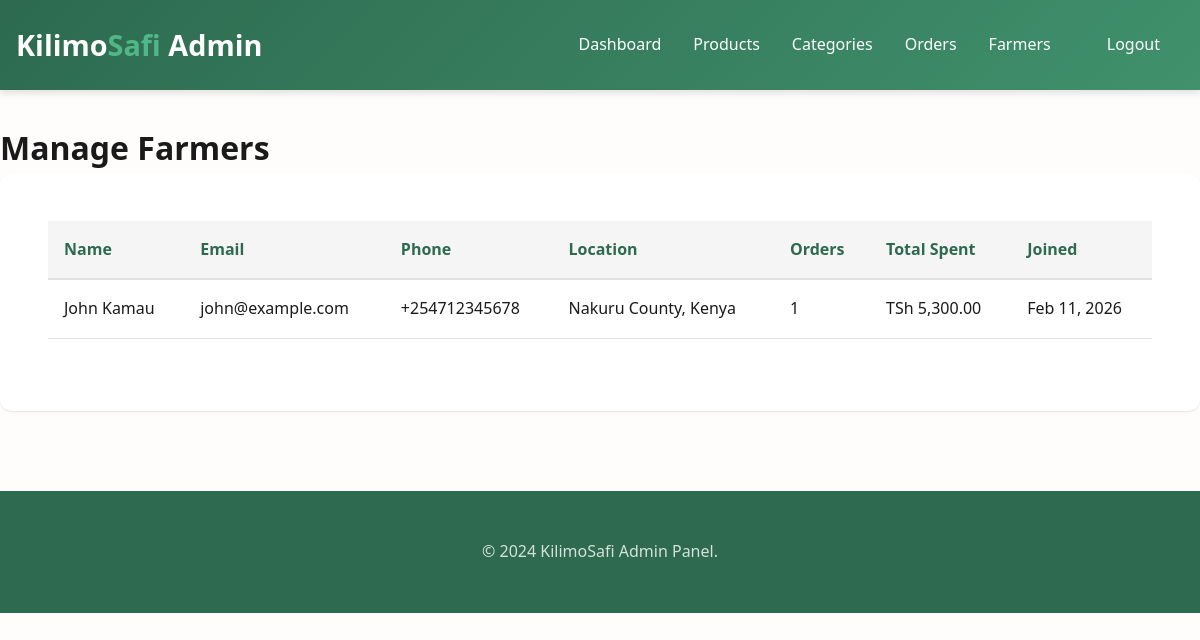
The app's page /admin/farmers.php (signed in) with its own data.
### tables this page shows
CREATE TABLE users (
    id INT PRIMARY KEY AUTO_INCREMENT,
    username VARCHAR(50) UNIQUE NOT NULL,
    email VARCHAR(100) UNIQUE NOT NULL,
    password VARCHAR(255) NOT NULL,
    full_name VARCHAR(100) NOT NULL,
    phone VARCHAR(20),
    address TEXT,
    role ENUM('farmer', 'admin') DEFAULT 'farmer',
    profile_image VARCHAR(255),
    last_login TIMESTAMP NULL,
    created_at TIMESTAMP DEFAULT CURRENT_TIMESTAMP,
    updated_at TIMESTAMP DEFAULT CURRENT_TIMESTAMP ON UPDATE CURRENT_TIMESTAMP,
    INDEX idx_role (role),
    INDEX idx_username (username),
    INDEX idx_email (email)
);

### includes/functions.php (called while the page is built, shortened)
<?php
function format_price($price) {
    return 'TSh ' . number_format($price, 2);
}
?>

### admin/farmers.php (the view, shortened to what this page needs)
<?php
require_once '../includes/db.php';
require_once '../includes/functions.php';
$stmt = $pdo->query("
    SELECT u.*,
           COUNT(DISTINCT o.id) as total_orders,
           COALESCE(SUM(o.total_amount), 0) as total_spent
    FROM users u
    LEFT JOIN orders o ON u.id = o.user_id AND o.status = 'completed'
    WHERE u.role = 'farmer'
    GROUP BY u.id
    ORDER BY u.created_at DESC
");
$farmers = $stmt->fetchAll();
?>
<!DOCTYPE html>
<html lang="en">
<head>
    <link rel="stylesheet" href="../assets/css/main.css">
</head>
<body>
    <header>
        <div class="container">
            <nav>
                <a href="../index.php" class="logo">Kilimo<span>Safi</span> Admin</a>
                <div class="nav-links">
                    <a href="dashboard.php">Dashboard</a>
                    <a href="products.php">Products</a>
                    <a href="categories.php">Categories</a>
                    <a href="orders.php">Orders</a>
                    <a href="farmers.php">Farmers</a>
                    <a href="../api/logout.php" class="btn btn-outline">Logout</a>
                </div>
            </nav>
        </div>
    </header>
    <main class="container" style="padding: var(--spacing-xl) 0;">
        <h1>Manage Farmers</h1>
        <?php if (!empty($farmers)): ?>
            <div class="card">
                <div class="card-body" style="overflow-x: auto;">
                    <table>
                        <thead>
                            <tr>
                                <th>Name</th>
                                <th>Email</th>
                                <th>Phone</th>
                                <th>Location</th>
                                <th>Orders</th>
                                <th>Total Spent</th>
                                <th>Joined</th>
                            </tr>
                        </thead>
                        <tbody>
                            <?php foreach ($farmers as $farmer): ?>
                                <tr>
                                    <td><?= htmlspecialchars($farmer['full_name']) ?></td>
                                    <td><?= htmlspecialchars($farmer['email']) ?></td>
                                    <td><?= htmlspecialchars($farmer['phone'] ?? '-') ?></td>
                                    <td><?= htmlspecialchars(substr($farmer['address'] ?? '-', 0, 30)) ?></td>
                                    <td><?= (int)$farmer['total_orders'] ?></td>
                                    <td><?= format_price($farmer['total_spent']) ?></td>
                                    <td><?= date('M d, Y', strtotime($farmer['created_at'])) ?></td>
                                </tr>
                            <?php endforeach; ?>
                        </tbody>
                    </table>
                </div>
            </div>
        <?php endif; ?>
    </main>
    <footer>
        <div class="container">
            <p>&copy; 2024 KilimoSafi Admin Panel.</p>
        </div>
    </footer>
</body>
</html>

### assets/css/main.css (style rules this page uses)
:root { --primary-green: #2d6a4f; --secondary-green: #40916c; --light-green: #52b788; --accent-green: #74c69d; --pale-green: #b7e4c7; --earth-brown: #6f4e37; --light-brown: #a0826d; --cream: #f1f1e8; --light-cream: #fefdfb; --dark-text: #1a1a1a; --medium-text: #4a4a4a; --light-text: #707070; --light-gray: #f5f5f5; --border-gray: #e0e0e0; --success: #2ecc71; --warning: #f39c12; --danger: #e74c3c; --info: #3498db; --spacing-xs: 0.25rem; --spacing-sm: 0.5rem; --spacing-md: 1rem; --spacing-lg: 1.5rem; --spacing-xl: 2rem; --spacing-2xl: 3rem; --radius-sm: 4px; --radius-md: 8px; --radius-lg: 12px; --radius-xl: 16px; --shadow-sm: 0 1px 2px rgba(0, 0, 0, 0.1); --shadow-md: 0 4px 6px rgba(0, 0, 0, 0.1); --shadow-lg: 0 10px 15px rgba(0, 0, 0, 0.1); --shadow-xl: 0 20px 25px rgba(0, 0, 0, 0.1); --transition: all 0.3s ease; }
* { margin: 0; padding: 0; box-sizing: border-box; }
html { font-size: 16px; scroll-behavior: smooth; }
body { font-family: 'Segoe UI', Tahoma, Geneva, Verdana, sans-serif; color: var(--dark-text); background-color: var(--light-cream); line-height: 1.6; }
.container { max-width: 1200px; margin: 0 auto; padding: 0 var(--spacing-md); }
header { background: linear-gradient(135deg, var(--primary-green), var(--secondary-green)); color: white; padding: var(--spacing-md) 0; box-shadow: var(--shadow-md); position: sticky; top: 0; z-index: 1000; }
nav { display: flex; justify-content: space-between; align-items: center; }
.logo { font-size: 1.8rem; font-weight: bold; color: white; text-decoration: none; }
.logo span { color: var(--light-green); }
.nav-links { display: flex; list-style: none; gap: var(--spacing-xl); align-items: center; }
.nav-links a { color: white; text-decoration: none; transition: var(--transition); font-weight: 500; }
.btn { display: inline-block; padding: var(--spacing-md) var(--spacing-xl); border: 2px solid transparent; border-radius: var(--radius-md); font-size: 1rem; font-weight: 500; cursor: pointer; transition: var(--transition); text-align: center; text-decoration: none; white-space: nowrap; }
.btn-outline { background-color: transparent; color: var(--secondary-green); border: 2px solid var(--secondary-green); }
.card { background-color: white; border-radius: var(--radius-lg); padding: var(--spacing-lg); box-shadow: var(--shadow-sm); transition: var(--transition); }
.card-body { padding: var(--spacing-lg); }
table { width: 100%; border-collapse: collapse; margin-bottom: var(--spacing-lg); }
table thead { background-color: var(--light-gray); }
table th { padding: var(--spacing-md); text-align: left; font-weight: 600; color: var(--primary-green); border-bottom: 2px solid var(--border-gray); }
table td { padding: var(--spacing-md); border-bottom: 1px solid var(--border-gray); }
footer { background: var(--primary-green); color: white; padding: var(--spacing-2xl) 0; text-align: center; margin-top: var(--spacing-2xl); }
footer p { color: rgba(255, 255, 255, 0.8); margin: 0; }
.btn { padding: var(--spacing-md) var(--spacing-lg); border: none; border-radius: var(--radius-md); font-size: 1rem; font-weight: 600; cursor: pointer; transition: var(--transition); text-decoration: none; display: inline-block; text-align: center; }

### records on screen
users: full_name "John Kamau", email "john@example.com", phone "+254712345678", address "Nakuru County, Kenya", total_orders "1", total_spent "TSh 5,300.00", created_at "Feb 11, 2026"
